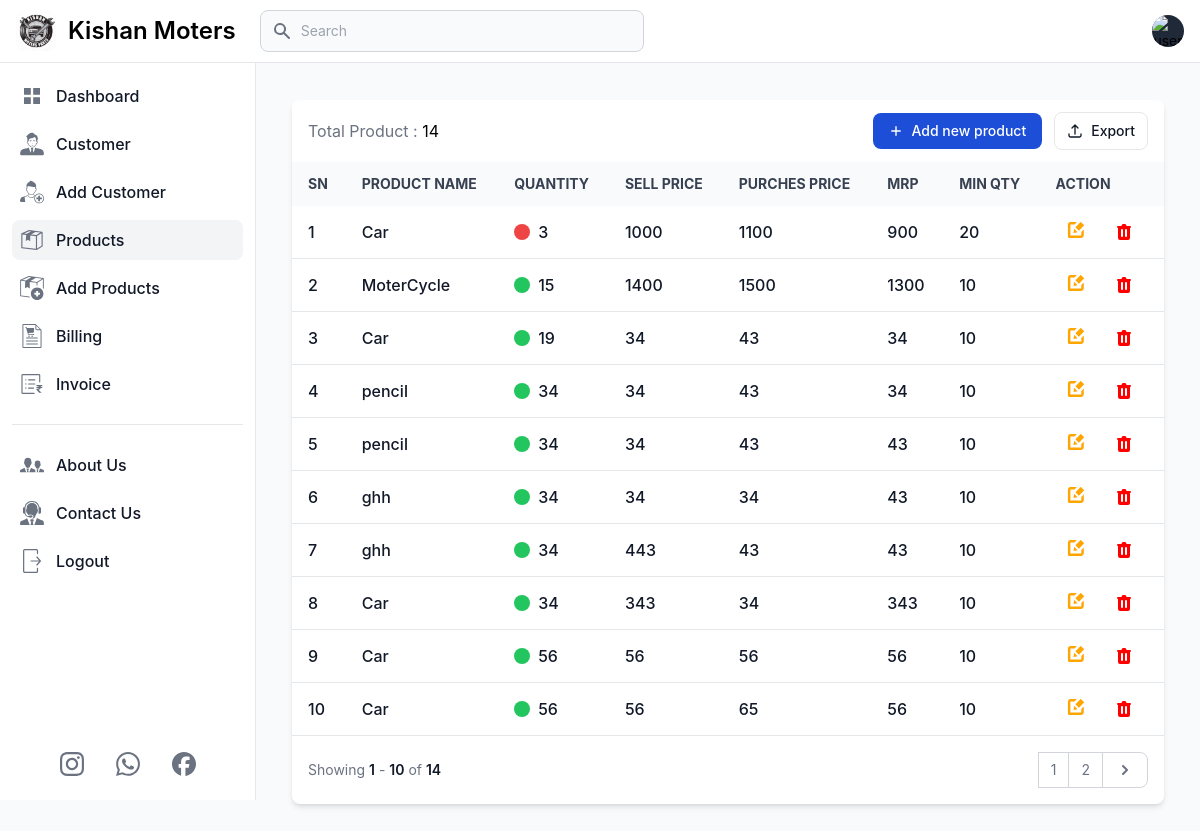
Page /products (signed in) on the earlier database version.
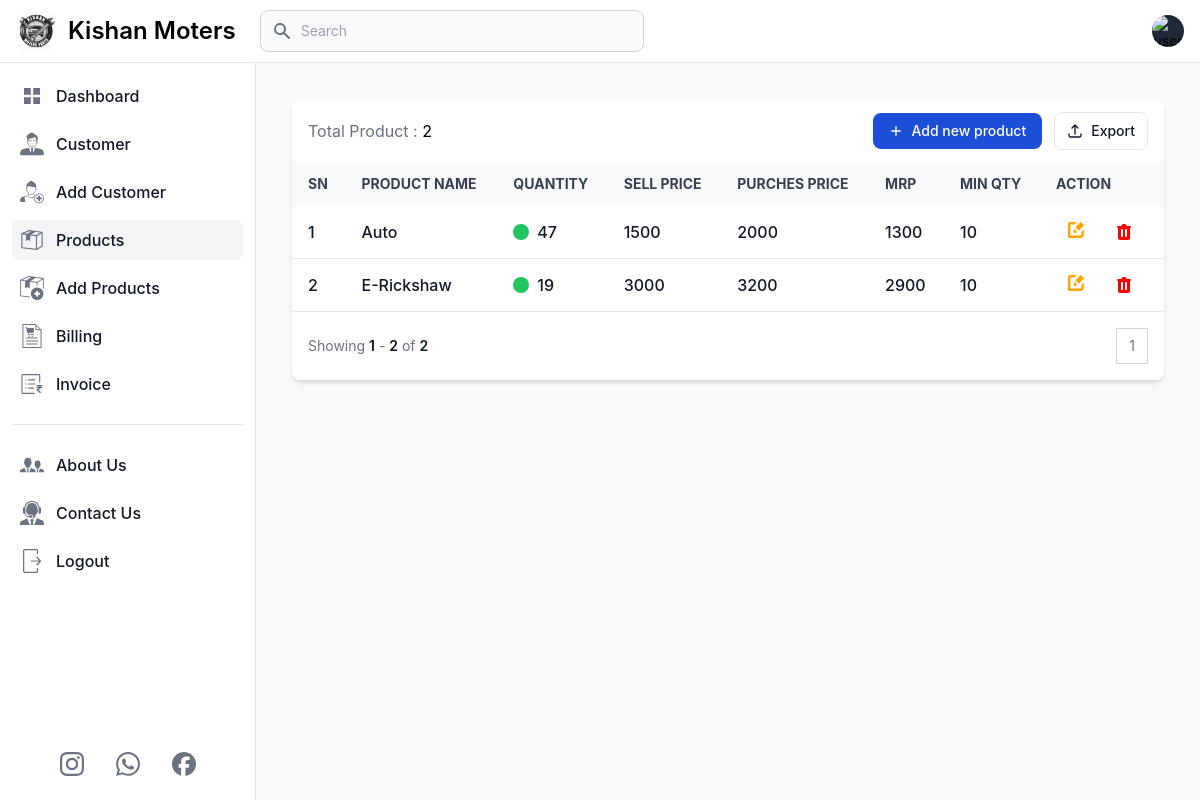
Same page on the later database version.
### app.py (models this page shows, shortened)
class Products(db.Model):
    prod_id = db.Column(db.Integer, primary_key=True)
    user_id = db.Column(db.Integer, db.ForeignKey('user.id'), nullable=False)
    prod_name = db.Column(db.String(100), nullable=False)
    prod_quantity = db.Column(db.Integer, nullable=False)
    prod_sell_price = db.Column(db.Integer, nullable=False)
    prod_mrp = db.Column(db.Integer, nullable=False)
    prod_buy_price = db.Column(db.Integer, nullable=False)
    prod_min_quantity = db.Column(db.Integer, nullable=False)

### app.py (the view)
@app.route('/products', methods=['GET', 'POST'])
def products():
    if 'email' in session:
        user = User.query.filter_by(email=session['email']).first()
        page = request.args.get('page', 1, type=int)
        products = Products.query.filter(Products.user_id == user.id).paginate(page=page, per_page=10)
        total_product = Products.query.filter(Products.user_id == user.id).count()
        return render_template('product.html', title='Products', current_page='products',
                               user=user, products=products, total_product=total_product, min=min, enumerate=enumerate)
    else:
        flash('You need to login first.', 'error')
        return redirect('/login')

### templates/product.html (shortened to what this page needs)
{% extends 'layout.html' %}
{% block content %}
<main class="p-4 md:ml-64 h-auto pt-20">
    <div class="m-2 md:m-5 max-w-screen-2xl">
        <div class="relative overflow-hidden bg-white shadow-md dark:bg-gray-800 rounded-lg">
            <div
                class="flex flex-col px-4 py-3 space-y-3 lg:flex-row lg:items-center lg:justify-between lg:space-y-0 lg:space-x-4">
                <div class="flex items-center flex-1 space-x-4">
                    <h5>
                        <span class="text-gray-500">Total Product : </span>
                        <span class="dark:text-white">{{total_product}}</span>
                    </h5>
                </div>
                <div
                    class="flex flex-col flex-shrink-0 space-y-3 md:flex-row md:items-center lg:justify-end md:space-y-0 md:space-x-3">
                    <a href="/add_product">
                        <button type="button"
                            class="flex items-center justify-center px-4 py-2 text-sm font-medium text-white rounded-lg bg-primary-700 hover:bg-primary-800 focus:ring-4 focus:ring-primary-300 dark:bg-primary-600 dark:hover:bg-primary-700 focus:outline-none dark:focus:ring-primary-800">
                            <svg class="h-3.5 w-3.5 mr-2" fill="currentColor" viewbox="0 0 20 20" xmlns="http://www.w3.org/2000/svg"
                                aria-hidden="true">
                                <path clip-rule="evenodd" fill-rule="evenodd"
                                    d="M10 3a1 1 0 011 1v5h5a1 1 0 110 2h-5v5a1 1 0 11-2 0v-5H4a1 1 0 110-2h5V4a1 1 0 011-1z" />
                            </svg>
                            Add new product
                        </button>
                    </a>
                    <a href="/download_excel">
                        <button type="button"
                            class="flex items-center justify-center flex-shrink-0 px-3 py-2 text-sm font-medium text-gray-900 bg-white border border-gray-200 rounded-lg focus:outline-none hover:bg-gray-100 hover:text-primary-700 focus:z-10 focus:ring-4 focus:ring-gray-200 dark:focus:ring-gray-700 dark:bg-gray-800 dark:text-gray-400 dark:border-gray-600 dark:hover:text-white dark:hover:bg-gray-700">
                            <svg class="w-4 h-4 mr-2" xmlns="http://www.w3.org/2000/svg" fill="none" viewbox="0 0 24 24" stroke-width="2"
                                stroke="currentColor" aria-hidden="true">
                                <path stroke-linecap="round" stroke-linejoin="round"
                                    d="M3 16.5v2.25A2.25 2.25 0 005.25 21h13.5A2.25 2.25 0 0021 18.75V16.5m-13.5-9L12 3m0 0l4.5 4.5M12 3v13.5" />
                            </svg>
                            Export
                        </button>
                    </a>
                </div>
            </div>
            <div class="overflow-x-auto">
                <table class="w-full text-sm text-left text-gray-500 dark:text-gray-400">
                    <thead
                        class="text-xs md:text-sm text-gray-700 uppercase bg-gray-50 dark:bg-gray-700 dark:text-gray-400">
                        <tr>
                            <th scope="col" class="px-4 py-3 whitespace-nowrap">SN</th>
                            <th scope="col" class="px-4 py-3 whitespace-nowrap">Product Name</th>
                            <th scope="col" class="px-4 py-3 whitespace-nowrap">Quantity</th>
                            <th scope="col" class="px-4 py-3 whitespace-nowrap">Sell Price</th>
                            <th scope="col" class="px-4 py-3 whitespace-nowrap">Purches Price</th>
                            <th scope="col" class="px-4 py-3 whitespace-nowrap">MRP</th>
                            <th scope="col" class="px-4 py-3 whitespace-nowrap">Min Qty</th>
                            <th scope="col" class="px-4 py-3 whitespace-nowrap">Action</th>
                        </tr>
                    </thead>
                    <tbody>
                        {% if products.items %}
                            {% for index, product in enumerate(products.items, start=(products.page - 1) * products.per_page + 1) %}
                            <tr class="border-b text-base dark:border-gray-600 hover:bg-gray-100 dark:hover:bg-gray-700">
                                <td class="px-4 py-2 font-medium text-gray-900 whitespace-nowrap dark:text-white">
                                    <div class="flex items-center">
                                        {{ index}}
                                    </div>
                                </td>
                                <th scope="row"
                                    class="px-4 py-2 font-medium text-gray-900 whitespace-nowrap dark:text-white">
                                    <div class="flex items-center">
                                        {{product.prod_name}}
                                    </div>
                                </th>
                                <td class="px-4 py-2 font-medium text-gray-900 whitespace-nowrap dark:text-white">
                                    <div class="flex items-center">
                                        <div class="inline-block w-4 h-4 mr-2 {%if product.prod_quantity>product.prod_min_quantity%} bg-green-500 {% else %} bg-red-500 {% endif %} rounded-full"></div>
                                        {{product.prod_quantity}}
                                    </div>
                                </td>
                                <td class="px-4 py-2 font-medium text-gray-900 whitespace-nowrap dark:text-white">
                                    <div class="flex items-center">
                                        {{product.prod_sell_price}}
                                    </div>
                                </td>
                                <td class="px-4 py-2 font-medium text-gray-900 whitespace-nowrap dark:text-white">
                                    <div class="flex items-center">
                                        {{product.prod_mrp}}
                                    </div>
                                </td>
                                <td class="px-4 py-2 font-medium text-gray-900 whitespace-nowrap dark:text-white">
                                    <div class="flex items-center">
                                        {{product.prod_buy_price}}
                                    </div>
                                </td>
                                <td class="px-4 py-2 font-medium text-gray-900 whitespace-nowrap dark:text-white">
                                    <div class="flex items-center">
                                        {{product.prod_min_quantity}}
                                    </div>
                                </td>
                                <td class="px-4 py-2 font-medium text-gray-900 whitespace-nowrap dark:text-white flex">
                                    <div class="mr-2 p-2 hover:bg-slate-800 hover:rounded-md">
                                        <a href="{{ url_for('edit_product', prod_id=product.prod_id)}}">
                                            <button class="flex justify-center items-center">
                                            </button>
                                        </a>
                                    </div>
                                    <div class="flex justify-center p-2 hover:bg-slate-800 hover:rounded-md">
                                        <button  id="deleteButton-{{ product.prod_id }}" data-modal-target="deleteModal-{{ product.prod_id }}"
                                            data-modal-toggle="deleteModal-{{ product.prod_id }}">
                                        </button>
                                    </div>
                                </td>
                            </tr>
                            {% endfor %}
                        {% else %}
                            <tr>
                                <td colspan="8" class="text-center p-5">No Product Found.</td>
                            </tr>
                        {% endif %}
                    </tbody>
                </table>
            </div>
            <nav class="flex flex-col items-start justify-between p-4 space-y-3 md:flex-row md:items-center md:space-y-0"
                aria-label="Table navigation">
                <span class="text-sm font-normal text-gray-500 dark:text-gray-400">
                    Showing
                    <span class="font-semibold text-gray-900 dark:text-white">{{ products.page * products.per_page - products.per_page + 1 }}</span>
                    -
                    <span class="font-semibold text-gray-900 dark:text-white">{{ min(products.page * products.per_page, total_product) }}</span>
                    of
                    <span class="font-semibold text-gray-900 dark:text-white">{{ total_product }}</span>
                </span>
                <ul class="inline-flex items-stretch -space-x-px">
                    {% for num in products.iter_pages(left_edge=1, right_edge=1, left_current=2, right_current=2) %}
                        {% if num %}
                            <li>
                                <a href="#"
                                    class="flex items-center justify-center px-3 py-2 text-sm leading-tight text-gray-500 bg-white border border-gray-300 hover:bg-gray-100 hover:text-gray-700 dark:bg-gray-800 dark:border-gray-700 dark:text-gray-400 dark:hover:bg-gray-700 dark:hover:text-white">{{ num }}</a>
                            </li>
                        {% else %}
                            <li>
                                <a href="#"
                                    class="flex items-center justify-center px-3 py-2 text-sm leading-tight text-gray-500 bg-white border border-gray-300 hover:bg-gray-100 hover:text-gray-700 dark:bg-gray-800 dark:border-gray-700 dark:text-gray-400 dark:hover:bg-gray-700 dark:hover:text-white">...</a>
                            </li>
                        {% endif %}
                    {% endfor %}
                    {% if products.has_next %}
                        <li>
                            <a href="{{ url_for('products', page=products.next_num) }}"
                                class="flex items-center justify-center h-full py-1.5 px-3 leading-tight text-gray-500 bg-white rounded-r-lg border border-gray-300 hover:bg-gray-100 hover:text-gray-700 dark:bg-gray-800 dark:border-gray-700 dark:text-gray-400 dark:hover:bg-gray-700 dark:hover:text-white">
                                <svg class="w-5 h-5" aria-hidden="true" fill="currentColor" viewbox="0 0 20 20"
                                    xmlns="http://www.w3.org/2000/svg">
                                    <path fill-rule="evenodd"
                                        d="M7.293 14.707a1 1 0 010-1.414L10.586 10 7.293 6.707a1 1 0 011.414-1.414l4 4a1 1 0 010 1.414l-4 4a1 1 0 01-1.414 0z"
                                        clip-rule="evenodd" />
                                </svg>
                            </a>
                        </li>
                    {% endif %}
                </ul>
            </nav>
        </div>
    </div>
</main>
{% endblock %}

Differences in the rows shown:
removed Products: index "1", prod_name "Car", prod_quantity "3", prod_sell_price "1000", prod_mrp "1100", prod_buy_price "900", prod_min_quantity "20"
removed Products: index "3", prod_name "Car", prod_quantity "19", prod_sell_price "34", prod_mrp "43", prod_buy_price "34", prod_min_quantity "10"
removed Products: index "4", prod_name "pencil", prod_quantity "34", prod_sell_price "34", prod_mrp "43", prod_buy_price "34", prod_min_quantity "10"
removed Products: index "5", prod_name "pencil", prod_quantity "34", prod_sell_price "34", prod_mrp "43", prod_buy_price "43", prod_min_quantity "10"
removed Products: index "6", prod_name "ghh", prod_quantity "34", prod_sell_price "34", prod_mrp "34", prod_buy_price "43", prod_min_quantity "10"
removed Products: index "7", prod_name "ghh", prod_quantity "34", prod_sell_price "443", prod_mrp "43", prod_buy_price "43", prod_min_quantity "10"
removed Products: index "8", prod_name "Car", prod_quantity "34", prod_sell_price "343", prod_mrp "34", prod_buy_price "343", prod_min_quantity "10"
removed Products: index "9", prod_name "Car", prod_quantity "56", prod_sell_price "56", prod_mrp "56", prod_buy_price "56", prod_min_quantity "10"
removed Products: prod_min_quantity "10", prod_name "Car", prod_quantity "56", prod_sell_price "56", prod_mrp "65", prod_buy_price "56"
changed Products: user "2" → "1"; prod_name "MoterCycle" → "Auto"; prod_quantity "15" → "47"; prod_sell_price "1400" → "1500"; prod_mrp "1500" → "2000"
added Products: index "2", prod_name "E-Rickshaw", prod_quantity "19", prod_sell_price "3000", prod_mrp "3200", prod_buy_price "2900", prod_min_quantity "10"
Other differences:
{{ total_product }}: "14" → "2"
{{ min(products.page * products.per_page, total_product) }}: "10" → "2"
list line gone: "2"
